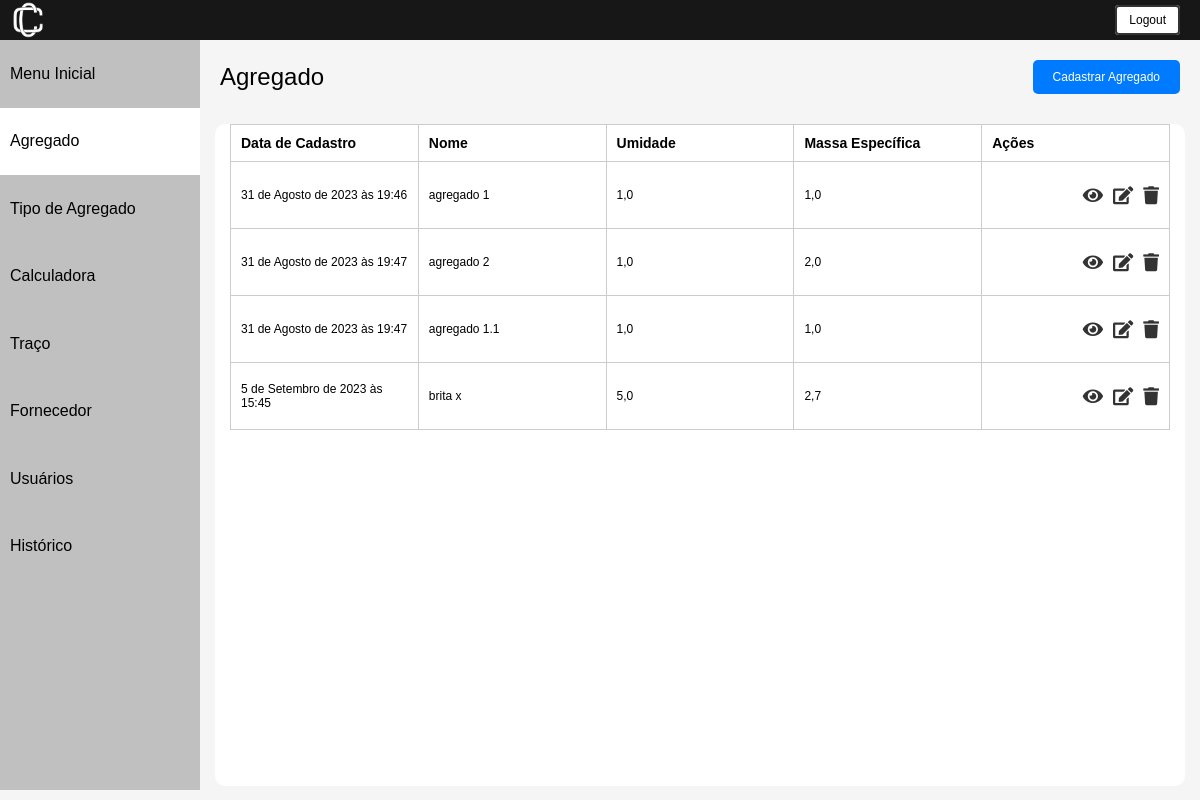
The app's page /agregados/ (signed in), older data.
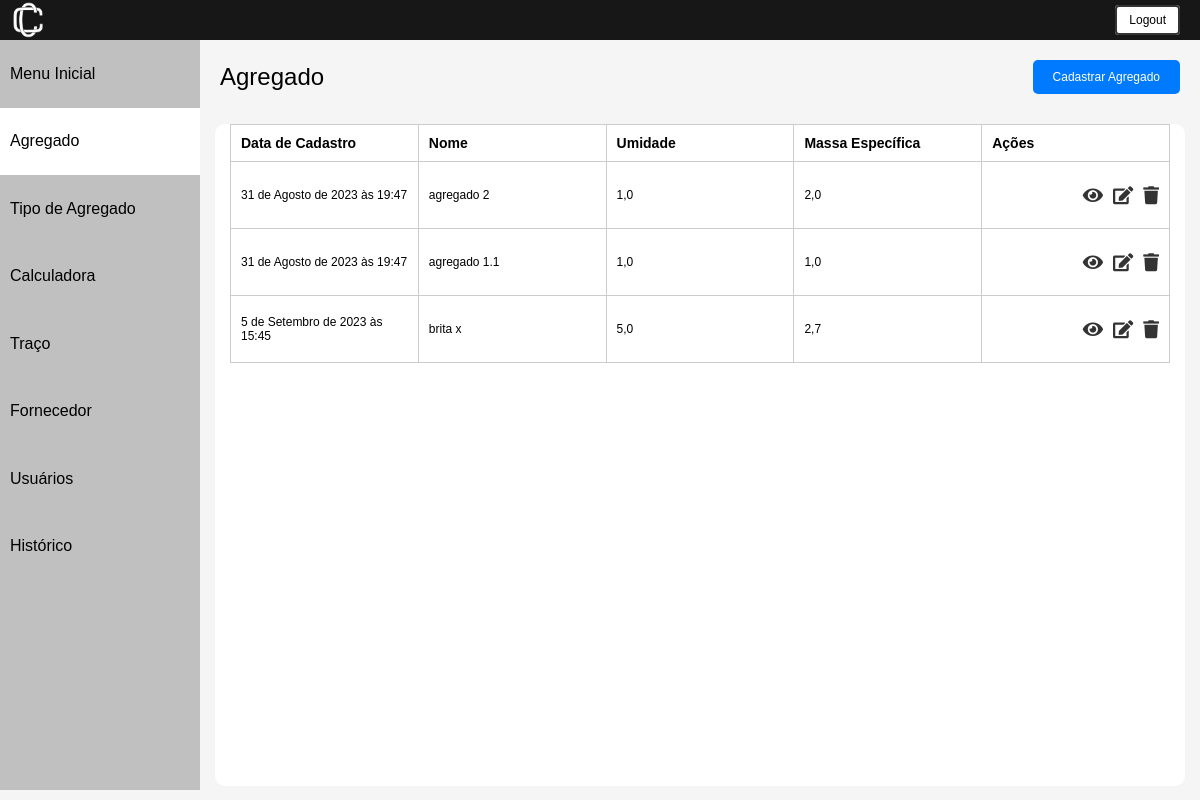
The same page, newer data.
### usuarios/models.py (models this page shows, shortened)
class Agregado(models.Model):
    nome = models.CharField(max_length=40, unique=True)
    pen_6_30_mm = models.FloatField()
    pen_4_80_mm = models.FloatField()
    pen_2_40_mm = models.FloatField()
    pen_1_20_mm = models.FloatField()
    pen_600_um = models.FloatField()
    pen_300_um = models.FloatField()
    pen_150_um = models.FloatField()
    pen_75_um = models.FloatField()
    fundo = models.FloatField()
    umidade = models.FloatField()
    massa_especifica = models.FloatField()
    is_deleted = models.BooleanField(default=False)
    num_modificacao = models.IntegerField(default=0)
    data_cadastro = models.DateTimeField(default=timezone.now)
    fk_usuario_id = models.IntegerField(null=False)
    fk_fornecedor_id = models.ForeignKey(Fornecedor, on_delete=models.CASCADE)
    fk_tipo_agregado_id = models.ForeignKey(TipoAgregado, on_delete=models.CASCADE)
    class Meta:
        db_table = "agregado"

### usuarios/views.py (the view)
# urls.py: path('agregados/', views.listar_agregados, name='agregados'),
@login_required
def listar_agregados(request):  # Renomeei a função para ser mais descritiva
    agregados = Agregado.objects.all()
    return render(request, 'agregado/index.html', {'agregados': agregados})

### usuarios/templates/agregado/index.html (shortened to what this page needs)
{% extends 'base.html' %}
{% load static %}
{% block content %}
<html lang="pt-br">
<head>
    <link rel="stylesheet" href="{% static 'css/listar.css' %}">
    <link rel="stylesheet" href="https://cdnjs.cloudflare.com/ajax/libs/font-awesome/5.15.4/css/all.min.css">
</head>
<body>
     {% include "utils/header.html" %}
    <div class="container">
        {% include "utils/sidebar.html" %}
        <div class="content">
            <div class="cadastrar_btn">
                <a class="nome-pagina">Agregado</a>
                <a href="{% url 'cadastrar_agregado' %}" class="btn_cadastrar">Cadastrar Agregado</a>
            </div>
            <div class = 'all-content'>
                <div class="lista">
                    <table>
                        <thead>
                            <tr>
                                <th>Data de Cadastro</th>
                                <th>Nome</th>
                                <th>Umidade</th>
                                <th>Massa Específica</th>
                                <th>Ações</th>
                            </tr>
                        </thead>
                        <tbody>
                            {% for tipo in agregados %}
                                <tr>
                                    <td>{{ tipo.data_cadastro }}</td>
                                    <td>{{ tipo.nome }}</td>
                                    <td>{{ tipo.umidade }}</td>
                                    <td>{{ tipo.massa_especifica }}</td>
                                    <td class="align-right">
                                        <div class="btn-action-container">
                                            <a href="{% url 'inspecionar_agregado' tipo.id %}" class="btn-action"><i class="fa fa-eye"></i></a>
                                            <a href="{% url 'editar_agregado' tipo.id %}" class="btn-action"><i class="fa fa-edit"></i></a>
                                            <button class="btn-action btn-deletar" data-id="{{ tipo.id }}" data-url="{% url 'deletar_agregado' tipo.id %}"><i class="fa fa-trash"></i></button>
                                        </div>
                                    </td>
                            </tr>
                            {% endfor %}
                        </tbody>
                    </table>
                </div>
                </div>
        </div>
    </div>
</body>
{% endblock %}

Row changes from the older to the newer data that the page shows:
removed Agregado: data_cadastro "31 de Agosto de 2023 às 19:46", nome "agregado 1", umidade "1,0", massa_especifica "1,0"
